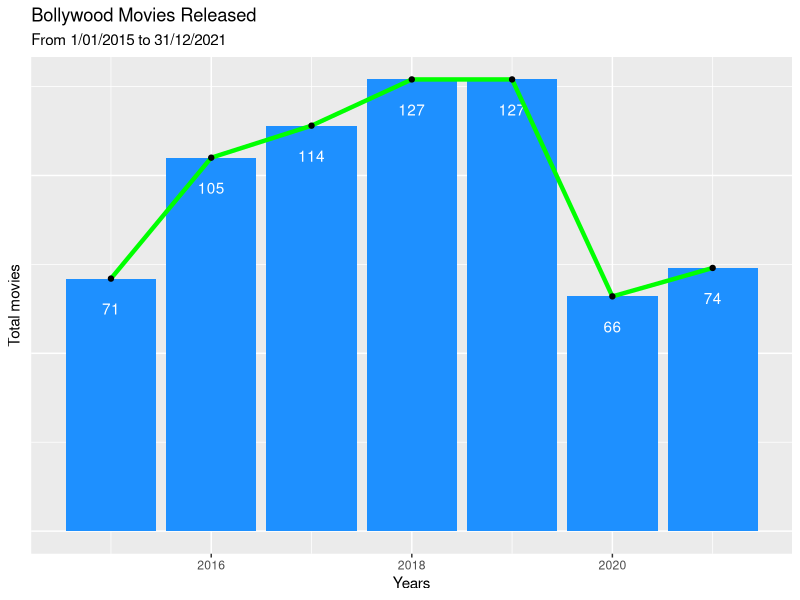
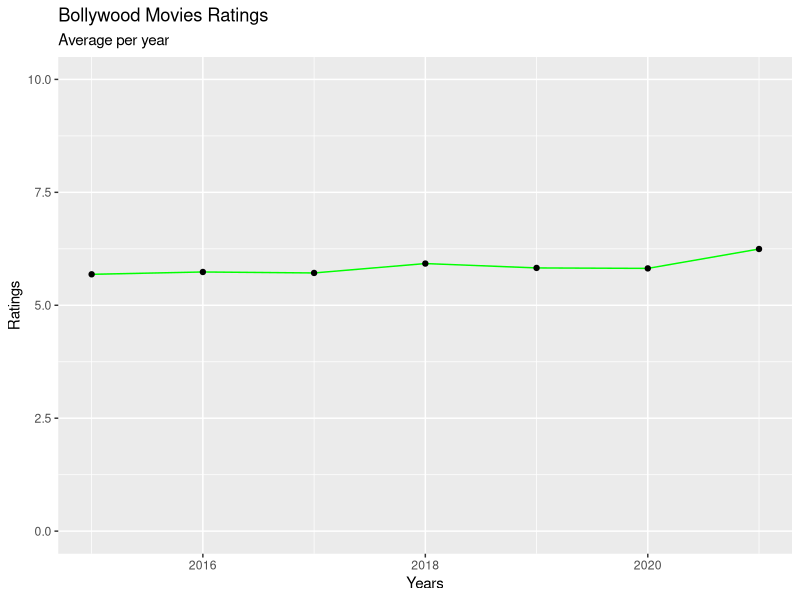
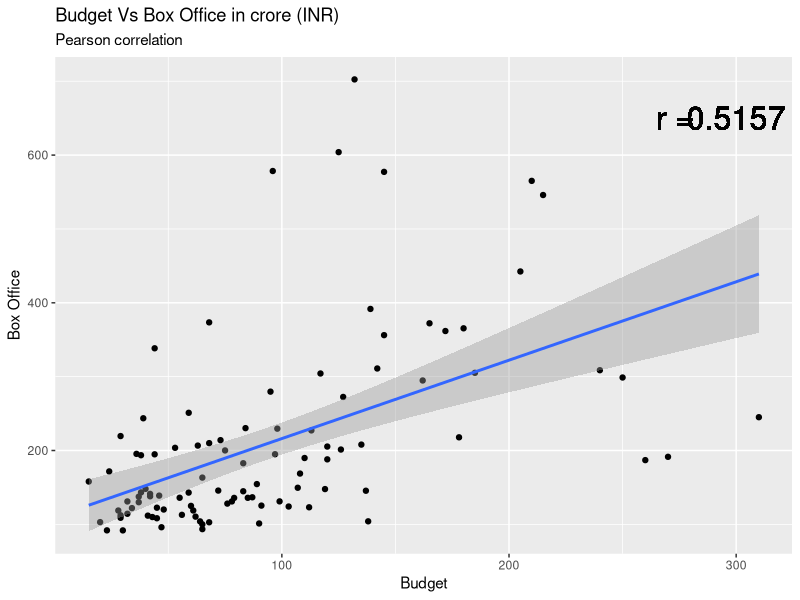
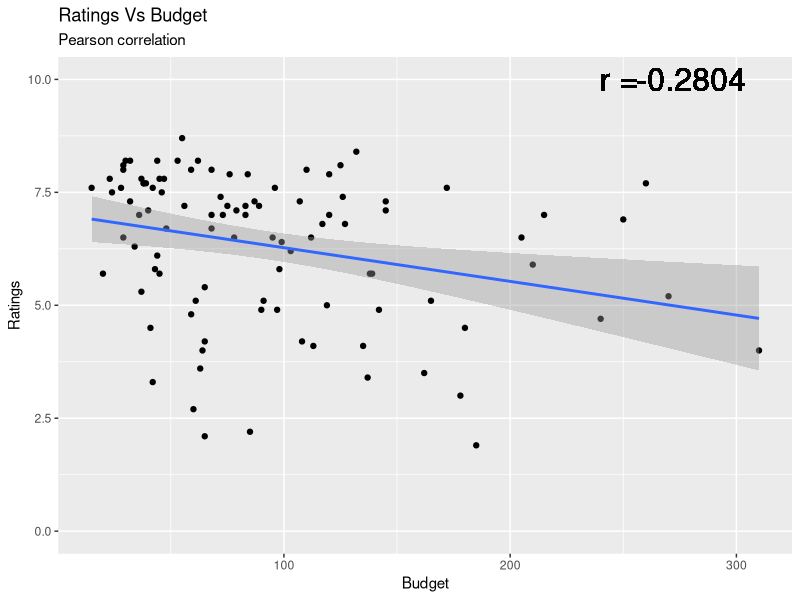

These figures' R source, in order:
getwd()
setwd("D:\\My Study Book\\Google Data Analytics\\Project\\Bollywood_Films")
getwd()

# Loading required libraries
library(tidyverse)
(.packages())

# Loading dataset
bollywood_df <- read.csv("bollywood_dataset.csv")
view(bollywood_df)
bollywood_df <- head(bollywood_df, - 2)
view(bollywood_df)
str(bollywood_df)


# How many movies were released from 1/01/2015 to 31/12/2021 ?
# Which year produced more films ?
# Average production of movies per year ?

summarise(bollywood_df, Total = n())

movies_produced_yearly <- bollywood_df %>% group_by(Released_Year) %>%
                                        summarise(Total_movies = n())
movies_produced_yearly

round(mean(movies_produced_yearly$Total_movies))

# During that period 684 movies were released in theatre and on ott platforms.
# Lowest production year was 2020 with total 66 movies and Highest production year was 2018 and 2019 as 
# both year produced total 127 movies
# Average production of movies per year is 98

# Does the production of movies increased or decreased year by year ? Is there any change and can we find why ?

graph_1 <- movies_produced_yearly %>%
  ggplot(aes(x=Released_Year, y=Total_movies)) + 
  geom_col(fill = "#1E90FF") +
  labs(x="Years", y="Total movies", title = "Bollywood Movies Released", subtitle = "From 1/01/2015 to 31/12/2021") +
  geom_text(aes(label = Total_movies), vjust = 3 ,  col = "White") +
  theme(axis.text.y=element_blank(), axis.ticks.y=element_blank()) +
  geom_line(color="green",size=1.5) + 
  geom_point()

graph_1

# As we can see the graph the production increased year by year and dropped in 2020 it it happened cause of lockdown

# What is an average movie ratings of all movies ?
# Which year produced more quality content according to ratings ?
# Does the quality of movies increasing or decreasing year by year ?

mean(bollywood_df$IMDB_Ratings)

yearly_average_ratings <- bollywood_df %>% group_by(Released_Year) %>%
                                        summarise(mean_ratings = mean(IMDB_Ratings))

yearly_average_ratings

min(yearly_average_ratings$mean_ratings)
max(yearly_average_ratings$mean_ratings)

graph_2 <- yearly_average_ratings %>%
  ggplot(aes(x=Released_Year, y=mean_ratings)) +
  labs(x="Years", y="Ratings", title = "Bollywood Movies Ratings", subtitle = "Average per year") +
  geom_line(color="green",size=0.5) + 
  geom_point() + 
  ylim(0,10) 

graph_2

# The average movie rating 5.84
# Lowest 5.69 2015 and highest 6.25 2021
# We can say that content quality of the movies increased not much but it is positive

# Top 100 movies according to ratings
# Here I have filtered out those movies which have user counts less than 500 to avoid bias
top_100_ratings <- bollywood_df %>%
  filter(IMDB_Users >= 500)
  
top_100_ratings <- top_100_ratings[order(top_100_ratings$IMDB_Ratings, decreasing = TRUE),]
top_100_ratings <- head(top_100_ratings, 100)

view(top_100_ratings)
head(top_100_ratings,1)

# Top rank goes to Code Name Abdul movie with imdb rating of 8.9 according to ratings

# Top 100 movies according to budget
top_100_budget <- subset(bollywood_df, bollywood_df$Budget_in_crore.INR. != "null")
str(top_100_budget)
top_100_budget$Budget_in_crore.INR. <- as.numeric(top_100_budget$Budget_in_crore.INR.)
top_100_budget <- top_100_budget[order(top_100_budget$Budget_in_crore.INR., decreasing = TRUE),]
top_100_budget <- head(top_100_budget, 100)
view(top_100_budget)
head(top_100_budget,1) 

# Most expensive movie was Thugs of Hindustan with the budget of 310 cr

# Top 100 movies according to box office
top_100_box_office <- subset(bollywood_df, bollywood_df$Worldwide_box_office_gross_in_crore.INR. != "null")
str(top_100_box_office)
top_100_box_office$Worldwide_box_office_gross_in_crore.INR. <- as.numeric(top_100_box_office$Worldwide_box_office_gross_in_crore.INR.)
top_100_box_office <- top_100_box_office[order(top_100_box_office$Worldwide_box_office_gross_in_crore.INR., decreasing = TRUE),]
top_100_box_office <- head(top_100_box_office, 100)
view(top_100_box_office)
head(top_100_box_office,1)

# Dangal movie was the most succesfull movie with box office of 702.48

# Relationship between budget and box office 
# For a movie to become successful does it require high budget


str(top_100_box_office)
top_100_box_office$Budget_in_crore.INR. <- as.numeric(top_100_box_office$Budget_in_crore.INR.)

ref <- cor.test(top_100_box_office$Budget_in_crore.INR., top_100_box_office$Worldwide_box_office_gross_in_crore.INR.)
correlation_1 <- round(ref$estimate, digits = 4)

graph_3 <- top_100_box_office %>%
  ggplot(aes(x=Budget_in_crore.INR., y=Worldwide_box_office_gross_in_crore.INR.)) +
  geom_point() + 
  geom_smooth(method = lm) +
  labs(x="Budget", y="Box Office", title = "Budget Vs Box Office in crore (INR)", subtitle = "Pearson correlation") +
  geom_text(x=275, y=650, label= "r = ", size = 8) +
  geom_text(x=300, y=650, label= correlation_1, size = 8) 
 
graph_3

# As we can see there is some positive correlations as the budget increases there is a chance that 
# it will perform well in boxoffice


sum(top_100_box_office$Worldwide_box_office_gross_in_crore.INR.)
# Top 100 movies from bollywood earned approx 20892.71 cr (INR)

# Relationship between ratings and budget
str(top_100_box_office)
ref_2 <- cor.test(top_100_box_office$Budget_in_crore.INR., top_100_box_office$IMDB_Ratings)
correlation_2 <- round(ref_2$estimate, digits = 4)

graph_4 <- top_100_box_office %>%
  ggplot(aes(x=Budget_in_crore.INR., y=IMDB_Ratings)) +
  geom_point() +
  geom_smooth(method = lm) +
  ylim(0,10) +
  labs(x="Budget", y="Ratings", title = "Ratings Vs Budget", subtitle = "Pearson correlation") +
  geom_text(x=250, y=10, label= "r = ", size = 8) +
  geom_text(x=280, y=10, label= correlation_2, size = 8) 

graph_4

# High budget does not always guarantees good ratings

# Extracting some data sets for further use. 
write.csv(top_100_box_office, file = "top_100_box_office.csv")
write.csv(top_100_budget, file = "top_100_budget.csv")
write.csv(top_100_ratings, file = "top_100_ratings.csv")





